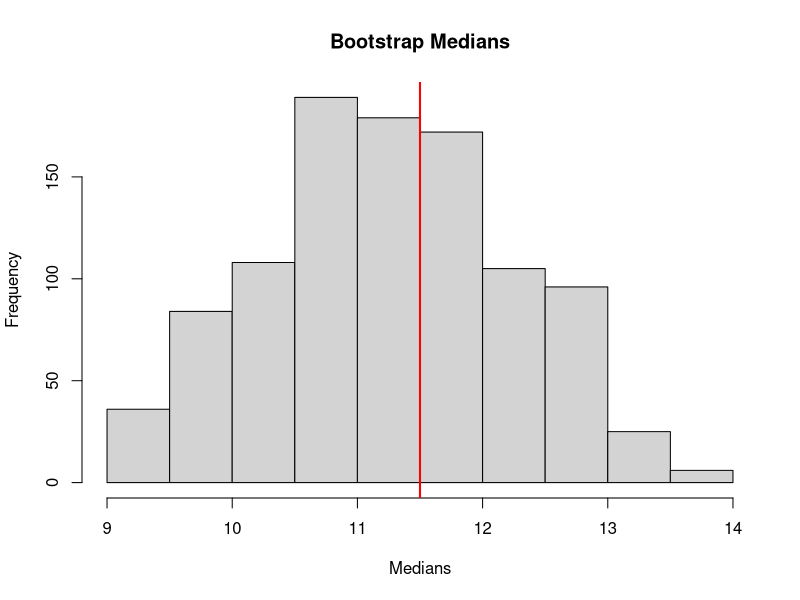

This chart was generated by the following R code:
set.seed(1)
x <- c(10, 12, 13, 9, 14, 11)
boot_medians <- replicate(1000, median(sample(x, length(x), replace = TRUE)))
median_hat <- median(x)
SE_median_boot <- sd(boot_medians)

boot_medians
median_hat
SE_median_boot

hist(boot_medians, main = "Bootstrap Medians", xlab = "Medians")
abline(v = median_hat, col="red", lwd=2)

CI_boot <- quantile(boot_medians, c(0.025, 0.975))
CI_boot